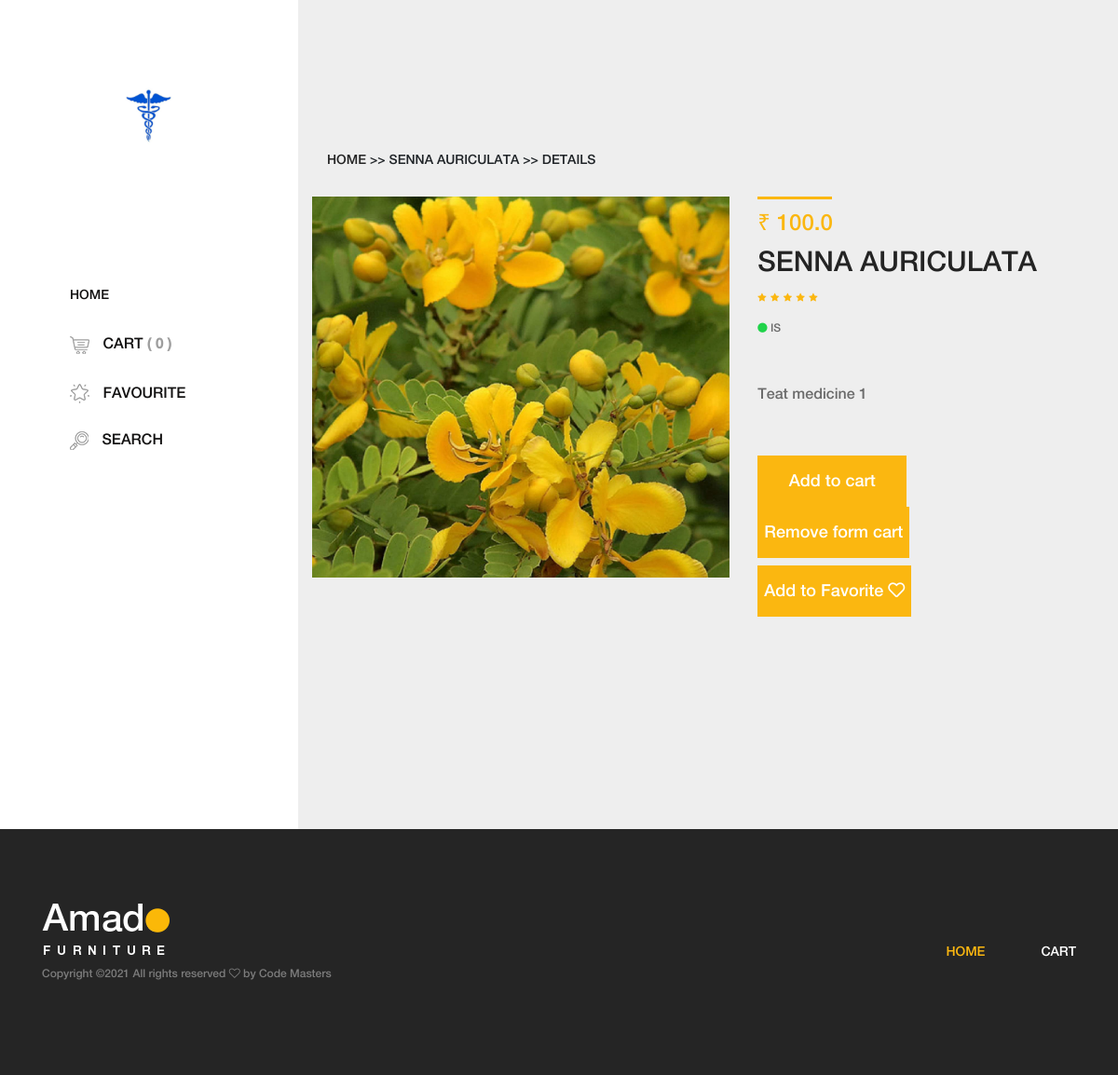
Page /details/1/ on the committed database.
### app/models.py (models this page shows, shortened)
class Item(models.Model):
    title = models.CharField(max_length=100)
    price = models.FloatField()
    label = models.CharField(max_length=2,choices=CATEGORY_CHOICES)
    description = models.TextField()
    image = models.ImageField()
    quantity = models.IntegerField(default=1)
    def get_add_to_cart_url(self):
        return reverse("add-to-cart",kwargs={"pk":self.pk})
    def get_remove_from_cart_url(self):
        return reverse("remove-from-cart", kwargs={
            'pk': self.pk
        })

### app/views.py (the view)
# urls.py: path('details/<int:pk>/',ItemDetailView.as_view(),name="item-detail"),
class ItemDetailView(DetailView):
    model = Item
    template_name = 'amado/product-details.html'

### app/templatetags/cart_template_tags.py (called while the page is built)
@register.filter
def cart_item_count(user):
    if user.is_authenticated:
        qs = Order.objects.filter(user=user,ordered=False)
        if qs.exists():
            return qs[0].items.count()
    else:
        return 0

### app/templates/amado/product-details.html (shortened to what this page needs)
{% load static %}
{% load cart_template_tags %}
<!DOCTYPE html>
<html lang="en">
<head>
    <link rel="stylesheet" href="https://cdnjs.cloudflare.com/ajax/libs/font-awesome/5.15.2/css/all.min.css" />
    <link rel="stylesheet" href="{% static 'css/core-style.css' %}">
    <link rel="stylesheet" href="{% static 'style.css' %}">
</head>
<body>
    <div class="main-content-wrapper d-flex clearfix">
        <header class="header-area clearfix">
            <div class="logo">
                <a href="index.html"><img src="{% static 'img/logo.png' %}" alt=""></a>
            </div>
            <nav class="amado-nav">
                <ul>
                    <li><a href="{% url 'home' %}">Home</a></li>
                </ul>
            </nav>
            <div class="cart-fav-search mb-100">
                <a href="{% url 'order-summary' %}" class="cart-nav"><img src="{% static 'img/core-img/cart.png' %}" alt=""> Cart <span>({{request.user|cart_item_count}})</span></a>
                <a href="#" class="fav-nav"><img src="{% static 'img/core-img/favorites.png' %}" alt=""> Favourite</a>
                <a href="#" class="search-nav"><img src="{% static 'img/core-img/search.png' %}" alt=""> Search</a>
            </div>
        </header>
        <div class="single-product-area section-padding-100 clearfix">
            <div class="container-fluid">
                <div class="row">
                    <div class="col-12">
                        <nav aria-label="breadcrumb">
                            <ol class="breadcrumb mt-50">
                                <li class="breadcrumb-item"><a href="#">Home </a> >> {{ object.title }} >> Details</li>
                            </ol>
                        </nav>
                    </div>
                </div>
                <div class="row">
                    <div class="col-12 col-lg-7">
                        <div class="single_product_thumb">
                            <img src="{{ object.image.url }}" alt="{{object.title}}">
                        </div>
                    </div>
                    <div class="col-12 col-lg-5">
                        <div class="single_product_desc">
                            <div class="product-meta-data">
                                <div class="line"></div>
                                <p class="product-price">&#8377; {{object.price}}</p>
                                <a href="product-details.html">
                                    <h6>{{ object.title }}</h6>
                                </a>
                                <div class="ratings-review mb-15 d-flex align-items-center justify-content-between">
                                    <div class="ratings">
                                        <i class="fa fa-star" aria-hidden="true"></i>
                                        <i class="fa fa-star" aria-hidden="true"></i>
                                        <i class="fa fa-star" aria-hidden="true"></i>
                                        <i class="fa fa-star" aria-hidden="true"></i>
                                        <i class="fa fa-star" aria-hidden="true"></i>
                                    </div>
                                </div>
                                <p class="avaibility"><i class="fa fa-circle"></i> {{ object.label }}</p>
                            </div>
                            <div class="short_overview my-5">
                                <p>{{ object.description }}</p>
                            </div>
                            {% if object.label is 'US' %}
                                <a href="{{object.get_add_to_cart_url}}" class="btn amado-btn" style="pointer-events:none;cursor:default;">
                                    Add to cart
                                </a> <a href="{{object.get_remove_from_cart_url}}" class="btn amado-btn" disabled>Remove form cart</a>
                                <a href="{{ object.get_add_to_wishlist_url }}" class="btn amado-btn mt-2" disabled>Add to Favorite <i class="far fa-heart mt-2" style="margin-left:0%;"></i></a>
                            {% else %}
                                <a href="{{object.get_add_to_cart_url}}" class="btn amado-btn">Add to cart</a> <a href="{{object.get_remove_from_cart_url}}" class="btn amado-btn">Remove form cart</a>
                                <a href="{{ object.get_add_to_wishlist_url }}" class="btn amado-btn mt-2">Add to Favorite <i class="far fa-heart mt-2" style="margin-left:0%;"></i></a>
                            {% endif %}
                        </div>
                    </div>
                </div>
            </div>
        </div>
    </div>
    <footer class="footer_area clearfix">
        <div class="container">
            <div class="row align-items-center">
                <div class="col-12 col-lg-4">
                    <div class="single_widget_area">
                        <div class="footer-logo mr-50">
                            <a href="index.html"><img src="img/core-img/logo2.png" alt=""></a>
                        </div>
                        <p class="copywrite">Copyright &copy;<script>document.write(new Date().getFullYear());</script> All rights reserved <i class="fa fa-heart-o" aria-hidden="true"></i> by <a href="#" target="_blank">Code Masters</a></p>
                    </div>
                </div>
                <div class="col-12 col-lg-8">
                    <div class="single_widget_area">
                        <div class="footer_menu">
                            <nav class="navbar navbar-expand-lg justify-content-end">
                                <div class="collapse navbar-collapse" id="footerNavContent">
                                    <ul class="navbar-nav ml-auto">
                                        <li class="nav-item active">
                                            <a class="nav-link" href="{% url 'home' %}">Home</a>
                                        </li>
                                        <li class="nav-item">
                                            <a class="nav-link" href="{% url 'order-summary' %}">Cart</a>
                                        </li>
                                    </ul>
                                </div>
                            </nav>
                        </div>
                    </div>
                </div>
            </div>
        </div>
    </footer>
</body>
</html>

### app/static/css/style.css (style rules this page uses)
* { box-sizing:border-box; }
body { background: #eee; -webkit-font-smoothing: antialiased; }
span { font-size: 0.95em; font-weight: 600; letter-spacing: 0.3em; line-height: 24px; text-transform: uppercase; }

### rows in the picture
Item: title "SENNA AURICULATA", image (picture), price "100.0", label "IS", description "Teat medicine 1"

### other values in the picture
{{ request.user|cart_item_count }} "0"
